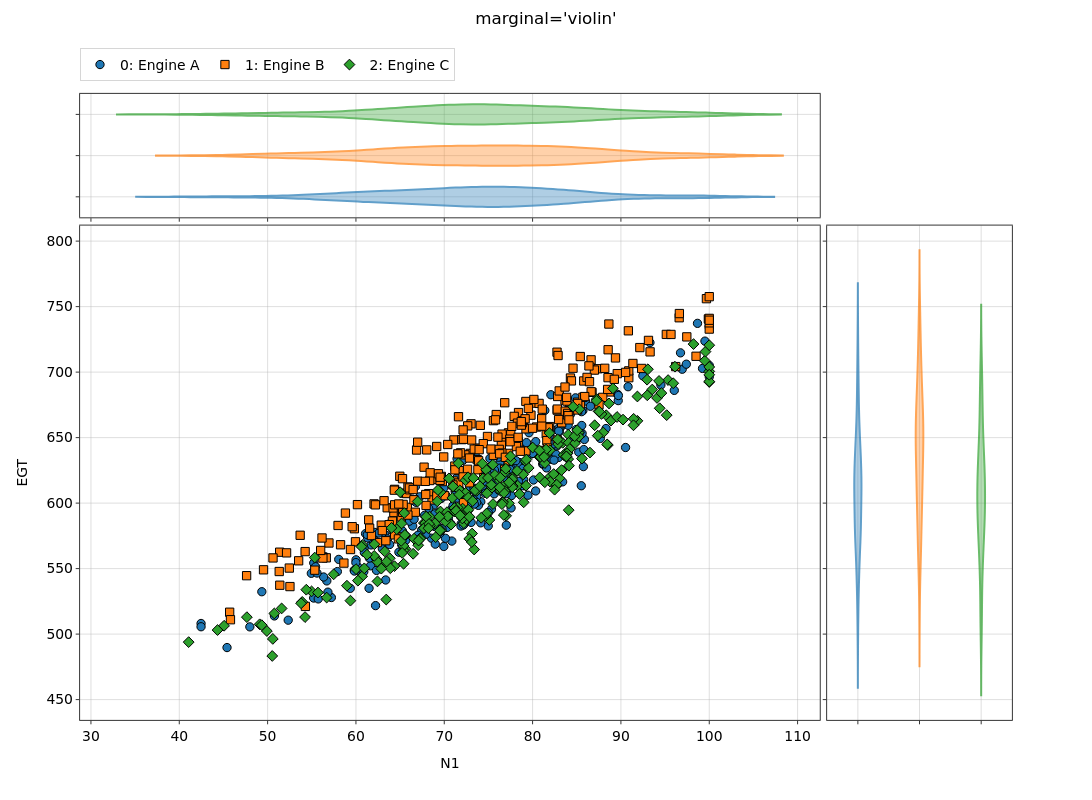

Source (notebook cell):
### Markdown cell above
## 3. `marginal=` — the five kinds

`marginal` picks the distribution drawn in **both** strips:

| kind | what you get |
|---|---|
| `'histogram'` *(default)* | binned counts, overlaid per dataset |
| `'box'` | box-and-whisker, one per dataset |
| `'violin'` | kernel-density violin, one per dataset |
| `'rug'` | one tick per sample |
| `'kde'` | a smooth Gaussian kernel-density curve (needs `scipy`) |

### Code cell
nb = build()
nb.plot_marginal(x='N1', y='EGT', marginal='violin', suptitle="marginal='violin'")

### Figure 1 — Plotly figure (JSON) as saved in the notebook; plotly's stock layout.template omitted (floating-point values rounded to 4 significant figures; data arrays with more than 128 entries replaced by an {"elided": "..."} marker saying what was removed)
{"data": [{"hovertemplate": "<b><u>Set: 0</u></b><br><b>Engine A</b><br>N1: %{x:.2f}<br>EGT: %{y:.2f}<extra></extra>", "legendgroup": "group_0", "legendrank": 1000, "line": {"color": "#1f77b4", "width": 2}, "marker": {"color": "#1f77b4", "line": {"color": "black", "width": 1}, "size": 8.3, "symbol": "circle"}, "mode": "markers", "name": "0: Engine A", "opacity": 1, "showlegend": true, "type": "scatter", "x": {"elided": "250 float values"}, "xaxis": "x3", "y": {"elided": "250 float values"}, "yaxis": "y3"}, {"fillcolor": "rgba(31,119,180,0.5)", "legendgroup": "group_0", "legendrank": 1000, "line": {"color": "#1f77b4"}, "name": "0: Engine A", "opacity": 0.7, "orientation": "h", "points": false, "showlegend": false, "type": "violin", "x": {"elided": "250 float values"}, "xaxis": "x", "yaxis": "y"}, {"fillcolor": "rgba(31,119,180,0.5)", "legendgroup": "group_0", "legendrank": 1000, "line": {"color": "#1f77b4"}, "name": "0: Engine A", "opacity": 0.7, "orientation": "v", "points": false, "showlegend": false, "type": "violin", "xaxis": "x4", "y": {"elided": "250 float values"}, "yaxis": "y4"}, {"hovertemplate": "<b><u>Set: 1</u></b><br><b>Engine B</b><br>N1: %{x:.2f}<br>EGT: %{y:.2f}<extra></extra>", "legendgroup": "group_1", "legendrank": 1001, "line": {"color": "#ff7f0e", "width": 2}, "marker": {"color": "#ff7f0e", "line": {"color": "black", "width": 1}, "size": 8.3, "symbol": "square"}, "mode": "markers", "name": "1: Engine B", "opacity": 1, "showlegend": true, "type": "scatter", "x": {"elided": "250 float values"}, "xaxis": "x3", "y": {"elided": "250 float values"}, "yaxis": "y3"}, {"fillcolor": "rgba(255,127,14,0.5)", "legendgroup": "group_1", "legendrank": 1001, "line": {"color": "#ff7f0e"}, "name": "1: Engine B", "opacity": 0.7, "orientation": "h", "points": false, "showlegend": false, "type": "violin", "x": {"elided": "250 float values"}, "xaxis": "x", "yaxis": "y"}, {"fillcolor": "rgba(255,127,14,0.5)", "legendgroup": "group_1", "legendrank": 1001, "line": {"color": "#ff7f0e"}, "name": "1: Engine B", "opacity": 0.7, "orientation": "v", "points": false, "showlegend": false, "type": "violin", "xaxis": "x4", "y": {"elided": "250 float values"}, "yaxis": "y4"}, {"hovertemplate": "<b><u>Set: 2</u></b><br><b>Engine C</b><br>N1: %{x:.2f}<br>EGT: %{y:.2f}<extra></extra>", "legendgroup": "group_2", "legendrank": 1002, "line": {"color": "#2ca02c", "width": 2}, "marker": {"color": "#2ca02c", "line": {"color": "black", "width": 1}, "size": 8.3, "symbol": "diamond"}, "mode": "markers", "name": "2: Engine C", "opacity": 1, "showlegend": true, "type": "scatter", "x": {"elided": "250 float values"}, "xaxis": "x3", "y": {"elided": "250 float values"}, "yaxis": "y3"}, {"fillcolor": "rgba(44,160,44,0.5)", "legendgroup": "group_2", "legendrank": 1002, "line": {"color": "#2ca02c"}, "name": "2: Engine C", "opacity": 0.7, "orientation": "h", "points": false, "showlegend": false, "type": "violin", "x": {"elided": "250 float values"}, "xaxis": "x", "yaxis": "y"}, {"fillcolor": "rgba(44,160,44,0.5)", "legendgroup": "group_2", "legendrank": 1002, "line": {"color": "#2ca02c"}, "name": "2: Engine C", "opacity": 0.7, "orientation": "v", "points": false, "showlegend": false, "type": "violin", "xaxis": "x4", "y": {"elided": "250 float values"}, "yaxis": "y4"}], "layout": {"barmode": "overlay", "height": 800, "hoverlabel": {"font": {"size": 13.9}}, "legend": {"font": {"size": 13.9}, "orientation": "h", "x": 0, "xanchor": "left", "y": 0.9397, "yanchor": "top", "yref": "container"}, "margin": {"r": 80, "t": 86.22}, "meta": {"uc_legend_rows": 1}, "showlegend": true, "title": {"font": {"size": 16.7}, "text": "marginal='violin'", "x": 0.5, "xanchor": "center", "y": 0.985, "yanchor": "top", "yref": "container"}, "width": 1200, "xaxis": {"anchor": "y", "domain": [0.0, 0.7938], "matches": "x3", "showticklabels": false, "tickfont": {"size": 13.9}, "title": {"font": {"size": 13.9}}}, "xaxis2": {"anchor": "y2", "domain": [0.8002, 1.0], "tickfont": {"size": 13.9}, "title": {"font": {"size": 13.9}}, "visible": false}, "xaxis3": {"anchor": "y3", "domain": [0.0, 0.7938], "tickfont": {"size": 13.9}, "title": {"font": {"size": 13.9}, "standoff": 15, "text": "N1"}}, "xaxis4": {"anchor": "y4", "domain": [0.8015, 1.0], "showticklabels": false, "tickfont": {"size": 13.9}, "title": {"font": {"size": 13.9}}}, "yaxis": {"anchor": "x", "domain": [0.8026, 1.0], "showticklabels": false, "tickfont": {"size": 13.9}, "title": {"font": {"size": 13.9}}}, "yaxis2": {"anchor": "x2", "domain": [0.8002, 1.0], "tickfont": {"size": 13.9}, "title": {"font": {"size": 13.9}}, "visible": false}, "yaxis3": {"anchor": "x3", "domain": [0.0, 0.7897], "tickfont": {"size": 13.9}, "title": {"font": {"size": 13.9}, "standoff": 15, "text": "EGT"}}, "yaxis4": {"anchor": "x4", "domain": [0.0, 0.7897], "matches": "y3", "showticklabels": false, "tickfont": {"size": 13.9}, "title": {"font": {"size": 13.9}}}}}
